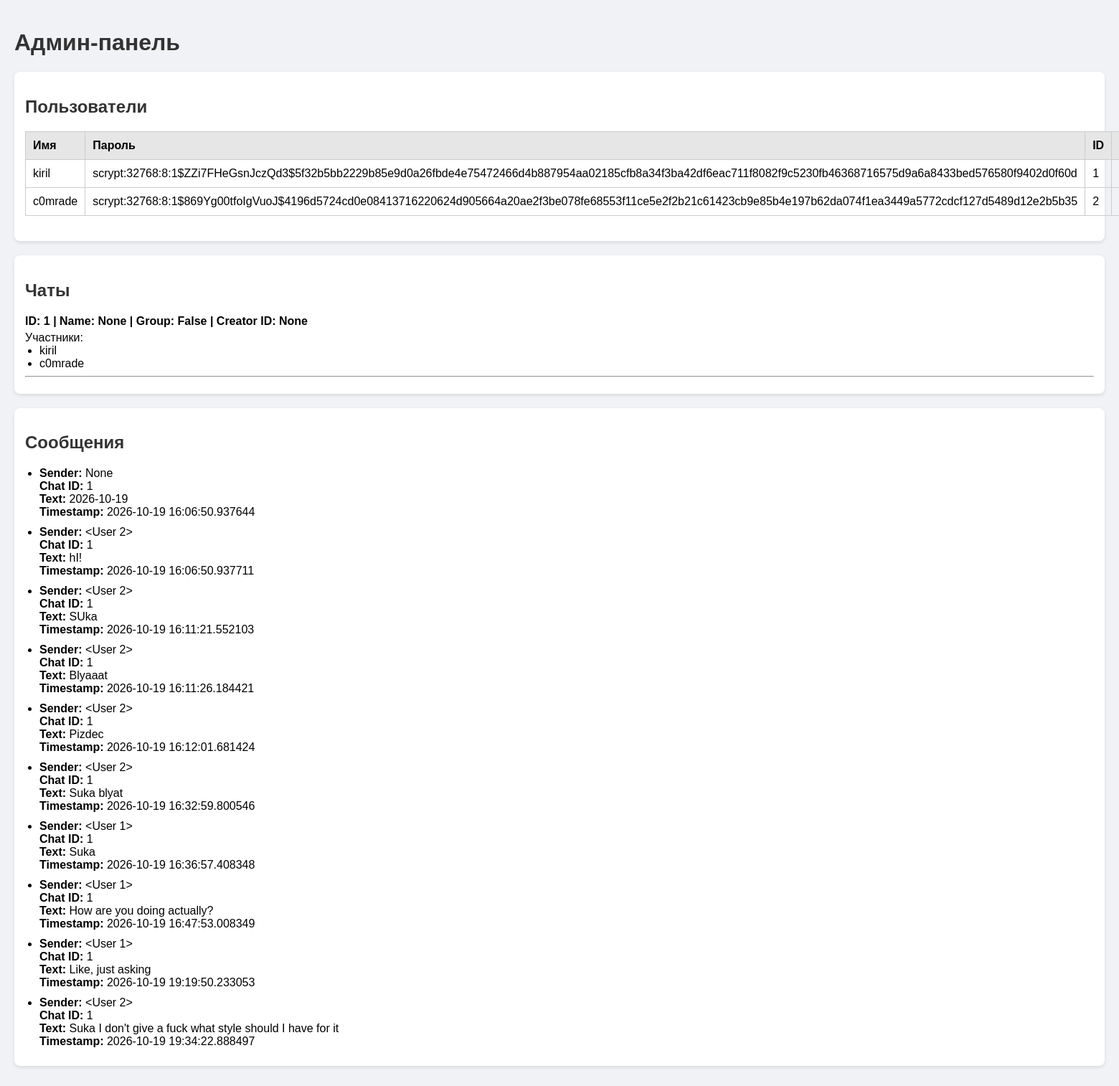
The page /admin on the database its author committed.
### backend/stuff/db.py (models this page shows, shortened)
class User(db.Model):
    __tablename__ = 'users'
    _id = db.Column(db.Integer, primary_key=True)
    name = db.Column(db.String(100), nullable=False, unique=True)  # можно 150, если нужно
    password = db.Column(db.String(512), nullable=False)
    messages = db.relationship('Message', back_populates='sender', lazy=True)
    isActive = db.Column(db.Boolean, default=False)

class Message(db.Model):
    __tablename__ = 'messages'
    _id = db.Column(db.Integer, primary_key=True)
    chat_id = db.Column(db.Integer, db.ForeignKey('chats._id'), nullable=False)
    sender_id = db.Column(db.Integer, db.ForeignKey('users._id'), default=None, nullable=True)  # может быть None для системных сообщений
    text = db.Column(db.Text, nullable=False)  # Text вместо String
    timestamp = db.Column(db.DateTime, default=datetime.utcnow)
    isCurrentTimeStamp = db.Column(db.Boolean, default=False)
    sender = db.relationship('User', back_populates='messages')

### backend/stuff/routes.py (the view)
    @app.route('/admin')
    def admin():
        users_list = User.query.all()
        message_list = Message.query.all()
        chats_raw = Chat.query.all()
        chats = []
        for chat in chats_raw:
            participant_names = []
            for p in chat.participants:
                if p.user:
                    participant_names.append(p.user.name)
                else:
                    print(f"Warning: ChatParticipant {p._id} has no valid user")
            chats.append({
                "id": chat._id,
                "name": chat.name,
                "is_group": chat.is_group,
                "creator_id": chat.creator_id,
                "participants": participant_names
            })
        return render_template("Users.html", users=users_list, chats=chats, messages=message_list)

### backend/stuff/templates/Users.html (shortened to what this page needs)
<!DOCTYPE html>
<html lang="ru">
<head>
</head>
<body>
    <h1>Админ-панель</h1>
    <div class="card">
        <h2>Пользователи</h2>
        <table>
            <thead>
                <tr>
                    <th>Имя</th>
                    <th>Пароль</th>
                    <th>ID</th>
                    <th>Online</th>
                </tr>
            </thead>
            <tbody>
                {% for user in users %}
                <tr>
                    <td>{{ user.name }}</td>
                    <td>{{ user.password }}</td>
                    <td>{{ user._id }}</td>
                    <td>{{ user.isActive }}</td>
                </tr>
                {% else %}
                <tr>
                    <td colspan="2">Пользователи не найдены</td>
                </tr>
                {% endfor %}
            </tbody>
        </table>
    </div>
    <div class="card">
        <h2>Чаты</h2>
        {% for chat in chats %}
        <div class="chat-header">ID: {{ chat.id }} | Name: {{ chat.name }} | Group: {{ chat.is_group }} | Creator ID: {{ chat.creator_id }}</div>
        <span>Участники:</span>
        <ul>
            {% for name in chat.participants %}
                <li>{{ name }}</li>
            {% endfor %}
        </ul>
        <hr>
        {% endfor %}
    </div>
    <div class="card">
        <h2>Сообщения</h2>
        <ul class="message-list">
            {% for msg in messages %}
            <li>
                <strong>Sender:</strong> {{ msg.sender }}<br>
                <strong>Chat ID:</strong> {{ msg.chat_id }}<br>
                <strong>Text:</strong> {{ msg.text }}<br>
                <strong>Timestamp:</strong> {{ msg.timestamp }}<br>
            </li>
            {% else %}
            <li>Сообщений нет</li>
            {% endfor %}
        </ul>
    </div>
</body>
</html>

### backend/stuff/templates/Users.html (style rules this page uses)
body { font-family: Arial, sans-serif; background-color: #f0f2f5; margin: 0; padding: 20px; }
h1, h2, h3 { color: #333; }
table { width: 100%; border-collapse: collapse; margin-bottom: 20px; }
table, th, td { border: 1px solid #ccc; }
th, td { padding: 10px; text-align: left; }
th { background-color: #e6e6e6; }
.card { background-color: white; border-radius: 8px; padding: 15px; margin-bottom: 20px; box-shadow: 0 2px 5px rgba(0,0,0,0.1); }
ul { margin: 0; padding-left: 20px; }
.chat-header { font-weight: bold; margin-bottom: 5px; }
.message-list li { margin-bottom: 10px; }

### rows shown on the page
User: name "kiril", password "scrypt:32768:8:1$ZZi7FHeGsnJczQd3$5f32b5bb2229b85e9d0a26fbde4e75472466d4b887954aa02185cfb8a34f3ba42df6eac711f8082f9c5230fb46368716575d9a6a8433bed576580f9402d0f60d", _id "1"
User: name "c0mrade", password "scrypt:32768:8:1$869Yg00tfoIgVuoJ$4196d5724cd0e08413716220624d905664a20ae2f3be078fe68553f11ce5e2f2b21c61423cb9e85b4e197b62da074f1ea3449a5772cdcf127d5489d12e2b5b35", _id "2"
Message: sender "None", chat_id "1", text "2026-10-19", timestamp "2026-10-19 16:06:50.937644"
Message: sender "<User 2>", chat_id "1", text "hI!", timestamp "2026-10-19 16:06:50.937711"
Message: sender "<User 2>", chat_id "1", text "SUka", timestamp "2026-10-19 16:11:21.552103"
Message: sender "<User 2>", chat_id "1", text "Blyaaat", timestamp "2026-10-19 16:11:26.184421"
Message: sender "<User 2>", chat_id "1", text "Pizdec", timestamp "2026-10-19 16:12:01.681424"
Message: sender "<User 2>", chat_id "1", text "Suka blyat", timestamp "2026-10-19 16:32:59.800546"
Message: sender "<User 1>", chat_id "1", text "Suka", timestamp "2026-10-19 16:36:57.408348"
Message: sender "<User 1>", chat_id "1", text "How are you doing actually?", timestamp "2026-10-19 16:47:53.008349"
Message: sender "<User 1>", chat_id "1", text "Like, just asking", timestamp "2026-10-19 19:19:50.233053"
Message: sender "<User 2>", chat_id "1", text "Suka I don't give a fuck what style should I have for it", timestamp "2026-10-19 19:34:22.888497"

### other values the page prints
{{ chat.id }} "1"
{{ chat.name }} "None"
{{ chat.is_group }} "False"
{{ chat.creator_id }} "None"
